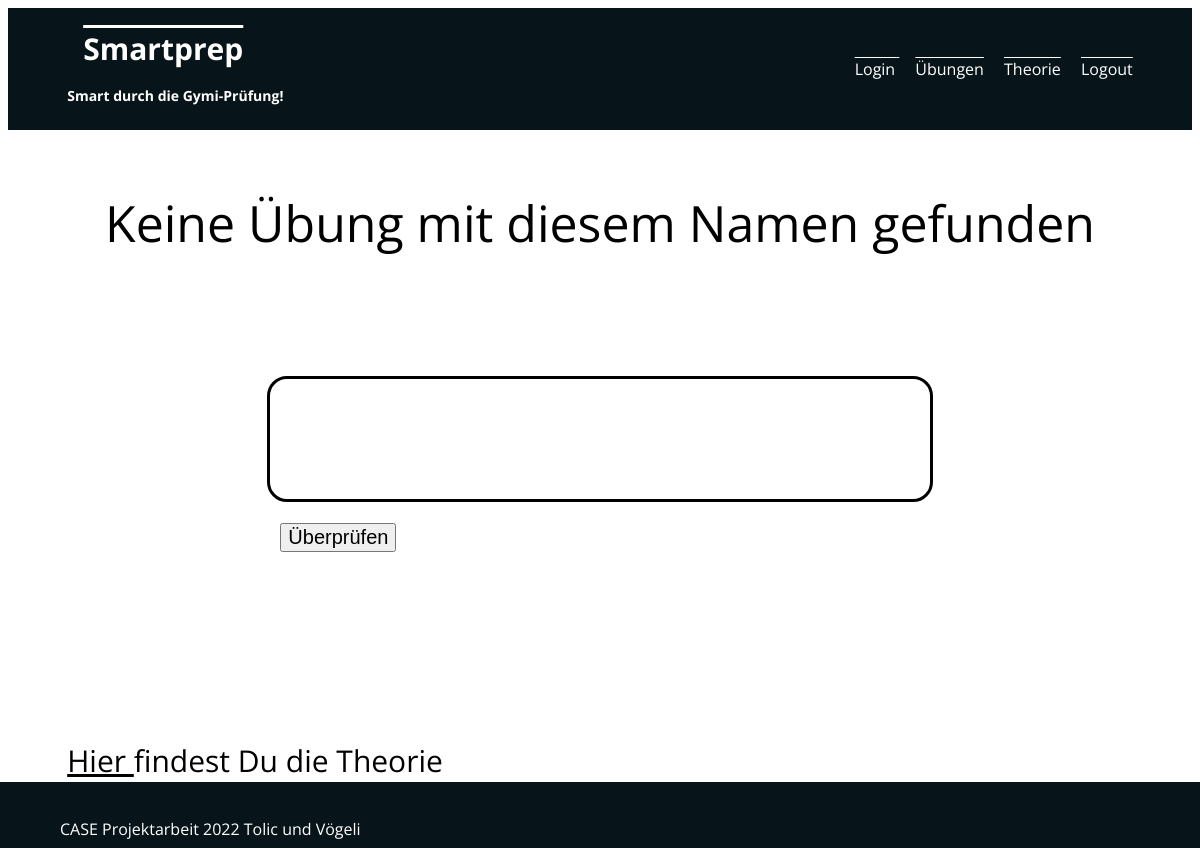
/math/zinsrechnung-grundlage-1/, run on an earlier commit of the app's database.
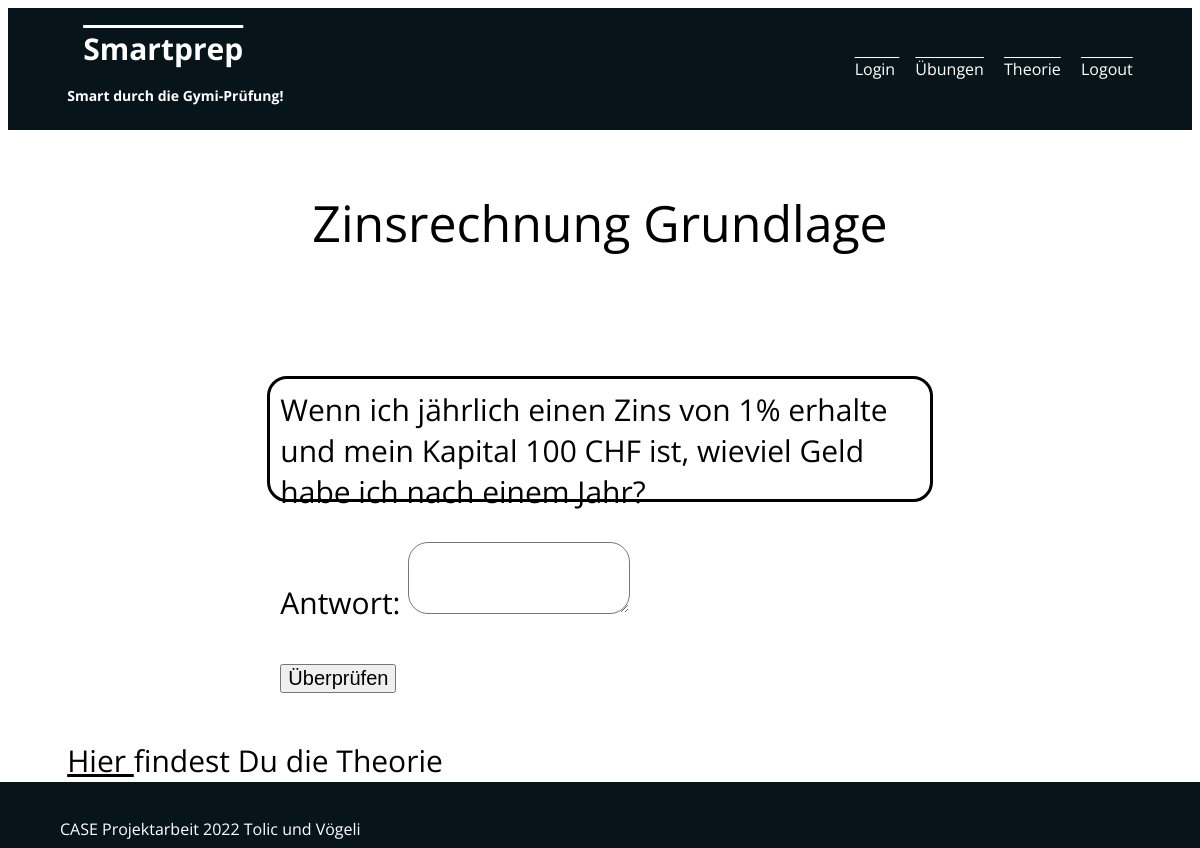
And on a later commit of the database.
### prep/models.py (models this page shows, shortened)
class Uebung(models.Model):
    id = models.IntegerField(unique=True, primary_key=True)
    slug = models.SlugField(unique=True)
    titel = models.CharField(max_length=100)
    fach = models.TextField()
    thema = models.ForeignKey(Thema, on_delete=models.SET_NULL, null=True)
    frage = models.TextField(max_length=200)
    antwort = models.TextField()
    username = models.ManyToManyField(User, blank=True, null=True)

### prep/views.py (the view, shortened to what this page needs)
# urls.py: path('math/<slug:uebung_slug>/', views.uebung, name='uebung'), # our-domain.com/math/<dynamic-path-segment>
def uebung(request, uebung_slug):
    try:
        selected_uebung = Uebung.objects.get(slug=uebung_slug)
        if request.method =="GET":
            antwort_form = AntwortForm()
            return render(request,'prep/uebung.html', {
                    'uebung_found': True,
                    'uebung_titel': selected_uebung.titel,
                    'uebung_frage': selected_uebung.frage,
                    'uebung_antwort':selected_uebung.antwort,
                    'form': antwort_form,
            })
    except Exception as exc:
        return render(request,'prep/uebung.html',{
            'uebung:Found': False
        })

### prep/forms.py
class AntwortForm(forms.ModelForm):
    class Meta:
        model = Uebung
        fields = ['antwort']

### prep/templates/prep/uebung.html (shortened to what this page needs)
{% extends 'prep/base/base.html' %}
{% load static %}
{% block site_css %}
  <link rel="stylesheet" href="{% static 'prep/styles/math.css' %}">
{% endblock %}
{% block main_content %}
{% if uebung_found %}
<div class="text-container">{{ uebung_titel }}</div>
{% else %}
<div class="text-container">Keine Übung mit diesem Namen gefunden</div>
{% endif %}
{% endblock %}
{% block second_content %}
<div class="uebung-frage">{{ uebung_frage }}</div>
<div class = "antwort-feld">
  <form  method="POST">
    {{ form.as_p }}
    <div class= "check-actions">
      <button class= "überprüfen">Überprüfen</button>
    </div>
  </form>
</div>
{% endblock %}
{% block third_content %}
<div class="change-text">
<a href="{% url 'theorie' %}"class="btn-theorie">Hier </a>findest Du die Theorie</div>
</div>
{% endblock %}

### prep/templates/prep/BASE/base.html (shortened to what this page needs)
{% load static %}
<!DOCTYPE html>
<html lang="en">
<head>
	<link rel="stylesheet" href="{% static 'prep/styles/base.css' %}">
	{% block site_css %}{% endblock %}
</head>
<body>
	<div class="navbar">
		<h1 class="headline">
			<a class="btn-base" href="{% url 'home' %}" >Smartprep</a><br>
			<span class="text-highlight">Smart durch die Gymi-Prüfung!</span>
		</h1>
		<div>
			<a href="{% url 'login' %}" class="btn-base">Login </a>
			<a href="{% url 'math' %}"class="btn-base">Übungen</a>
			<a href="{% url 'theorie' %}"class="btn-base">Theorie</a>
			<a href="{% url 'logout' %}"class="btn-base">Logout</a>
		</div>
	</div>
	<div class="first-content">{% block main_content %}{% endblock %}</div>
	<div class="second-content">{% block second_content %}{% endblock %}</div>
	<div class="third-content">{% block third_content %}{% endblock %}</div>
	<div class="navbar-foot">
	CASE Projektarbeit 2022 Tolic und Vögeli
	</div>
</body>
</html>

### prep/static/prep/styles/base.css (style rules this page uses)
body { font-family: 'Open Sans'; }
.headline { color: rgb(255, 255, 255); font-size: 30px; }
.navbar { display:flex; justify-content: space-between; align-items: center; color:white; padding-left: 5%; padding-right: 5%; background-color: rgb(7, 21, 27); }
.btn-base { color: rgb(255, 255, 255); text-decoration: overline; margin-left: 16px; }
.text-highlight { font-size: 14px; }
.text-container { background-color: rgb(255, 255, 255); font-size: 50px; }
.first-content { display: flex; justify-content: space-evenly; align-items: center; background-color: rgb(255, 255, 255); color:rgb(0, 0, 0); padding-left: 5%; padding-right: 5%; padding-top: 5%; padding-bottom: 5%; }
.second-content { justify-content: space-between; align-items: top; background-color: rgb(255, 255, 255); color:rgb(0, 0, 0); padding-left: 5%; padding-right: 5%; padding-top: 5%; padding-bottom: 5%; }
.third-content { justify-content: space-between; align-items: top; background-color: rgb(255, 255, 255); color:rgb(0, 0, 0); padding-left: 5%; padding-right: 5%; padding-top: 5%; padding-bottom: 5%; }
.navbar-foot { position:fixed; left:0px; bottom:0px; height:30px; width:100%; background:#999; padding-left: 5%; padding-right: 5%; padding-top: 3%; color: white; background-color: rgb(7, 21, 27); }
a { color: black; }

### prep/static/prep/styles/math.css (style rules this page uses)
.btn-theorie { color: black; }
.uebung-frage { margin: auto; padding: 10px; height: 100px; width: 60%; border-color: black; border-radius: 20px; border-style: solid; font-size: 30px; }
.antwort-feld { margin: auto; padding: 10px; height: 100px; width: 60%; font-size: 30px; }
.change-text { font-size: 30px; }
.überprüfen { font-size: 20px; }
#id_antwort { padding: 10px; height:50px ; width: 200px; border-radius: 20px; border-style: solid; overflow: hidden; resize: both; font-size: 30px; }

What changed in the data, as far as the page shows it:
added Uebung: titel "Zinsrechnung Grundlage", frage "Wenn ich jährlich einen Zins von 1% erhalte und mein Kapital 100 CHF ist, wieviel Geld habe ich nach einem Jahr?"
Also different on the page:
text no longer shown: "Keine Übung mit diesem Namen gefunden"
text now shown: "Antwort:"
